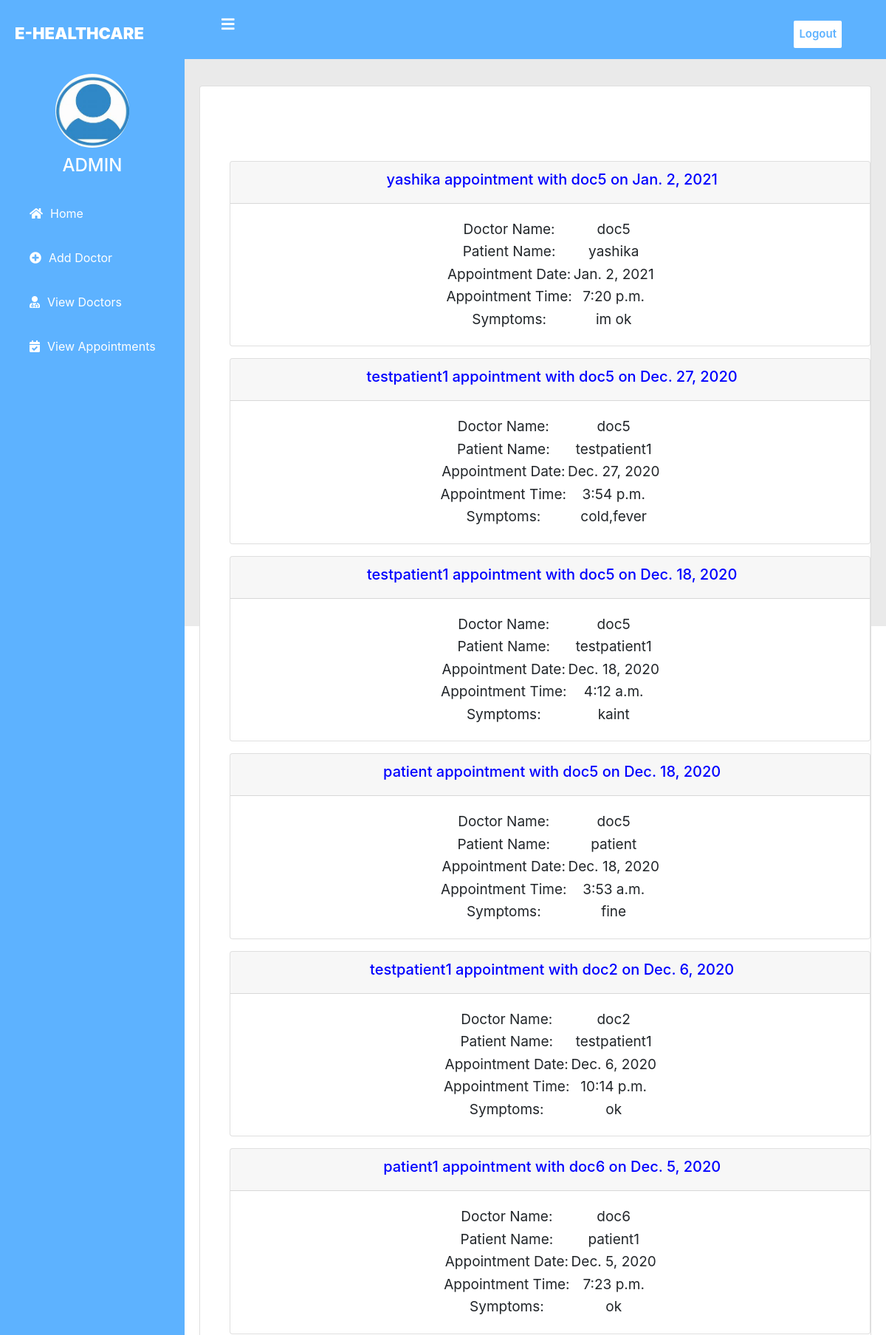
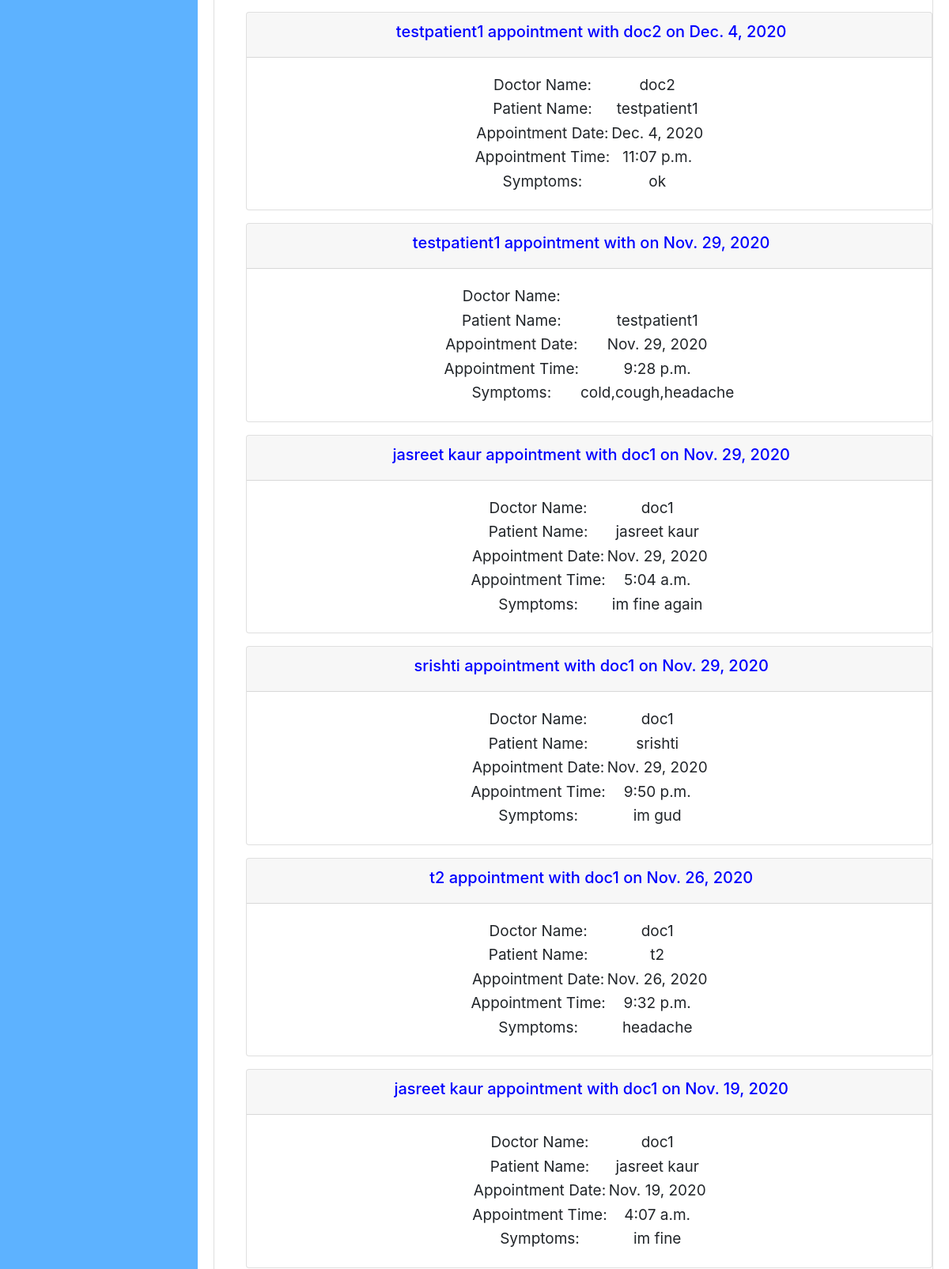
/adminviewAppointment/ (signed in, upper part), run on the app's committed database (2 pictures, top to bottom).
### hospital/models.py (models this page shows, shortened)
class Appointment(models.Model):
    patient_name = models.CharField(max_length=50)
    doctor_name = models.CharField(max_length=50)
    p_email = models.EmailField()
    d_email=models.EmailField()
    appoint_date=models.DateField()
    appoint_time=models.TimeField()
    symptoms=models.CharField(max_length=120)
    prescription =models.CharField(max_length=300)
    status=models.BooleanField()

### hospital/views.py (the view)
# urls.py: path('adminviewAppointment/', adminviewAppointment, name='adminviewAppointment'),
def adminviewAppointment(request):
    if not request.user.is_staff:
        return redirect('login_admin')
    upcoming_appointments = Appointment.objects.filter(appoint_date__gte=timezone.now(), status=True).order_by(
        'appoint_date')
    previous_appointments = Appointment.objects.filter(appoint_date__lt=timezone.now()).order_by(
        '-appoint_date') | Appointment.objects.filter(status=False).order_by('-appoint_date')
    d = {"upcoming_appointments": upcoming_appointments, "previous_appointments": previous_appointments}
    return render(request, 'adminviewappointments.html', d)

### hospital/template/adminviewappointments.html (shortened to what this page needs)
<!DOCTYPE html>
<html lang="en" dir="ltr">
  <head>
    {% load static %}
    <link rel="stylesheet" href="{% static 'style_dash.css' %}">
    <link rel="stylesheet" href="https://stackpath.bootstrapcdn.com/bootstrap/4.2.1/css/bootstrap.min.css"
>
    <link rel="stylesheet" href="https://cdnjs.cloudflare.com/ajax/libs/font-awesome/5.12.1/css/all.min.css">
  </head>
  <body>
  {% load static %}
    <header class="py-2 pb-5">
      <label for="check">
        <i class="fas fa-bars" id="sidebar_btn"></i>
      </label>
      <div class="left_area">
        <h3>E-HEALTHCARE</h3>
      </div>
      <div class="right_area">
        <a href="{% url 'logout' %}" class="logout_btn">Logout</a>
      </div>
    </header>
    <div class="sidebar">
      <div class="profile_info">
        <img src="{% static 'pp.jpeg' %}" class="profile_image" alt="">
        <h4 style="color:white;">ADMIN</h4>
      </div>
      <a href="{% url 'adminhome' %}"><i class="fas fa-home"></i><span>Home</span></a>
        <a href="{% url 'adminaddDoctor' %}"><i class="fas fa-plus-circle"></i><span>Add Doctor</span></a>
        <a href="{% url 'adminviewDoctor' %}"><i class="fas fa-user-md"></i><span>View Doctors</span></a>
        <a href="{% url 'adminviewAppointment' %}"><i class="fas fa-calendar-check"></i><span>View Appointments</span></a>
    </div>
    <div class="content text-center py-auto px-auto mt-5">
      <div class="card mt-5 py-2">
<div class="page-content-wrapper">
                <h2 class="text-center" style="color: white;">UPCOMING APPOINTMENTS</h2>
                <h2 class="text-center" style="color: white;">PREVIOUS APPOINTMENTS</h2>
                <div class="text-center" role="tablist" id="accordion-2">
                    {% for j in previous_appointments %}
                    <ul class = "collapsible popout text-center" data-collapsible = "accordion">
                        <li class="card">
                            <div class = "card-header collapsible-header">
                                <h5 style="color:blue;"><a>  {{ j.patient_name }} appointment with {{ j.doctor_name }} on {{j.appoint_date}}</a></h5>
                            </div>
                            <div class = "card-body collapsible-body">
                                <table align="center" class="card-text" style="font-size: 19px;">
                                    <tr>
                                        <td>Doctor Name:</td>
                                        <td>{{j.doctor_name}}</td>
                                    </tr>
                                    <tr>
                                        <td>Patient Name:</td>
                                        <td>{{j.patient_name}}</td>
                                    </tr>
                                    <tr>
                                        <td>Appointment Date:</td>
                                        <td>{{j.appoint_date}}</td>
                                    </tr>
                                    <tr>
                                        <td>Appointment Time:</td>
                                        <td>{{j.appoint_time}}</td>
                                    </tr>
                                    <tr>
                                        <td>Symptoms:</td>
                                        <td>{{j.symptoms}}</td>
                                    </tr>
                                </table>
                            </div>
                        </li>
                    </ul>
                    {% endfor %}
                </div>
            </div>
        </div>
      </div>
  </body>
</html>

### hospital/static/style_dash.css (style rules this page uses)
body { margin: 0; padding: 0; font-family: "Roboto", sans-serif; }
header { z-index: 1; position: fixed; background: #5db2ff; padding: 20px; width: calc(100% - 0%); top: 0; height: 80px; }
.left_area h3 { color: #fff; margin: 0; text-transform: uppercase; font-size: 22px; font-weight: 900; }
.logout_btn { padding: 5px; background: #fff; text-decoration: none; float: right; margin-top: -30px; margin-right: 40px; border-radius: 2px; border: 2px solid white; font-size: 15px; font-weight: 600; color: #5db2ff; transition: 0.5s; transition-property: background; }
.sidebar { z-index: 1; top: 0; background: #5db2ff; margin-top: 70px; padding-top: 30px; position: fixed; left: 0; width: 250px; height: calc(100% - 9%); transition: 0.5s; transition-property: left; overflow-y: auto; }
.profile_info { display: flex; flex-direction: column; justify-content: center; align-items: center; }
.sidebar .profile_info .profile_image { width: 100px; height: 100px; border-radius: 100px; margin-bottom: 10px; }
.sidebar .profile_info h4 { color: #ccc; margin-top: 0; margin-bottom: 20px; }
.sidebar a { color: #fff; display: block; width: 100%; line-height: 60px; text-decoration: none; padding-left: 40px; box-sizing: border-box; transition: 0.5s; transition-property: background; }
.sidebar i { padding-right: 10px; }
label #sidebar_btn { z-index: 1; color: #fff; position: fixed; cursor: pointer; left: 300px; font-size: 20px; margin: 5px 0; transition: 0.5s; transition-property: color; }
.content { width: (100% - 250px); margin-top: 60px; padding: 20px; margin-left: 250px; background: url(b1.jpg) no-repeat; background-position: center; background-size: cover; height: 100vh; transition: 0.5s; }

### data on the page
Appointment: patient_name "yashika", doctor_name "doc5", appoint_date "Jan. 2, 2021", appoint_time "7:20 p.m.", symptoms "im ok"
Appointment: patient_name "testpatient1", doctor_name "doc5", appoint_date "Dec. 27, 2020", appoint_time "3:54 p.m.", symptoms "cold,fever"
Appointment: patient_name "testpatient1", doctor_name "doc5", appoint_date "Dec. 18, 2020", appoint_time "4:12 a.m.", symptoms "kaint"
Appointment: patient_name "patient", doctor_name "doc5", appoint_date "Dec. 18, 2020", appoint_time "3:53 a.m.", symptoms "fine"
Appointment: patient_name "testpatient1", doctor_name "doc2", appoint_date "Dec. 6, 2020", appoint_time "10:14 p.m.", symptoms "ok"
Appointment: patient_name "patient1", doctor_name "doc6", appoint_date "Dec. 5, 2020", appoint_time "7:23 p.m.", symptoms "ok"
Appointment: patient_name "testpatient1", doctor_name "doc2", appoint_date "Dec. 4, 2020", appoint_time "11:07 p.m.", symptoms "ok"
Appointment: patient_name "testpatient1", appoint_date "Nov. 29, 2020", appoint_time "9:28 p.m.", symptoms "cold,cough,headache"
Appointment: patient_name "jasreet kaur", doctor_name "doc1", appoint_date "Nov. 29, 2020", appoint_time "5:04 a.m.", symptoms "im fine again"
Appointment: patient_name "srishti", doctor_name "doc1", appoint_date "Nov. 29, 2020", appoint_time "9:50 p.m.", symptoms "im gud"
Appointment: patient_name "t2", doctor_name "doc1", appoint_date "Nov. 26, 2020", appoint_time "9:32 p.m.", symptoms "headache"
Appointment: patient_name "jasreet kaur", doctor_name "doc1", appoint_date "Nov. 19, 2020", appoint_time "4:07 a.m.", symptoms "im fine"
